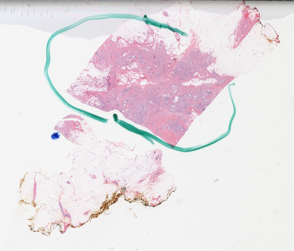
%> input picture HistoQC/histoqc/data/models/pen_markings_he/pen_green.png, 294 x 251 px
$ octave --eval "result = getTissueArea(imread('../HistoQC/histoqc/data/models/pen_markings_he/pen_green.png'));"   (GNU Octave 9; MATLAB toolbox functions it lacks are replaced by stand-ins)
%> lines starting %> are read from the running program, lines starting %| are printed output that depends on the picture; in (x1, y1, x2, y2) boxes, pixels count from 0 and x2, y2 are one past the last pixel; in counts of white or black regions, pixels touching at a corner belong together; the program's own positions count from 1
function a = getTissueArea( I )
%GETTISSUEAREA Summary of this function goes here
%   Detailed explanation goes here

J=rgb2gray(I);
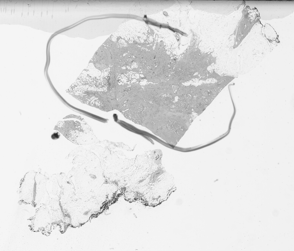
%> J: size 251x294 uint8; min 33, max 249, mean 227.4
%bw=im2bw(J,graythresh(J));
bw=~(J>220);
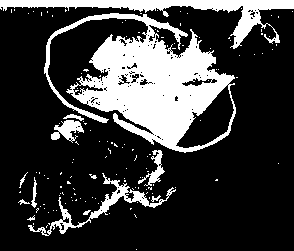
%> bw: size 251x294 logical; 23.5% white; 140 white regions (127 under 20 px), largest, box (x1, y1, x2, y2) and area: (44, 13, 236, 153) 11767, (0, 0, 294, 49) 3157, (28, 173, 176, 236) 1145
bw = bwareaopen(bw, 1000);
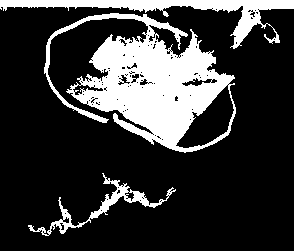
%> bw: size 251x294 logical; 21.8% white; 3 white regions, box (x1, y1, x2, y2) and area: (44, 13, 236, 153) 11767, (0, 0, 294, 49) 3157, (28, 173, 176, 236) 1145
bw = bwareaopen(~bw, 100);
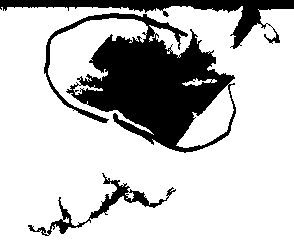
%> bw: size 251x294 logical; 77.7% white; 3 black regions, box (x1, y1, x2, y2) and area: (44, 13, 236, 153) 12067, (0, 0, 294, 49) 3188, (28, 173, 176, 236) 1181
bw = ~bw;
%imshow(bw);
a=sum(sum(bw));
%> a = 16436

end

$ run again, on HistoQC/histoqc/data/models/pen_markings_he/pen_red.png
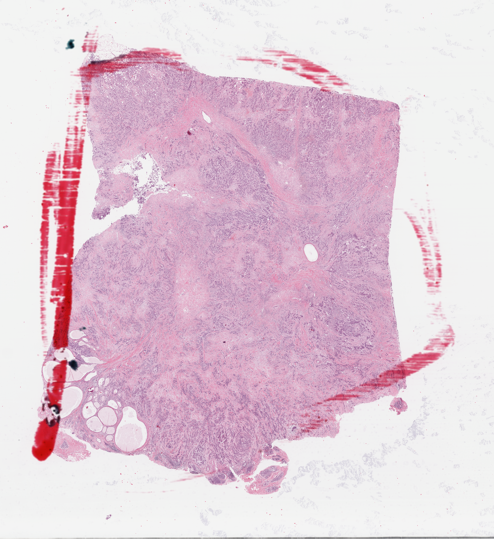
%> input picture HistoQC/histoqc/data/models/pen_markings_he/pen_red.png, 494 x 539 px
%> in getTissueArea, `bw=~(J>220);`:
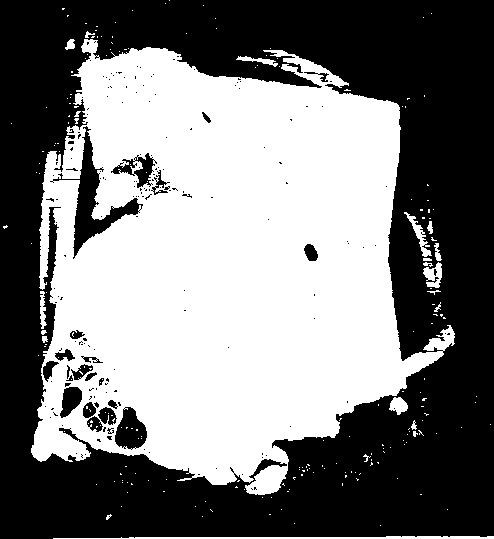
%> bw: size 539x494 logical; 48.4% white; 215 white regions (194 under 20 px), largest, box (x1, y1, x2, y2) and area: (31, 39, 455, 495) 125957, (53, 536, 494, 539) 900, (404, 212, 432, 257) 301
%> in getTissueArea, `bw = bwareaopen(~bw, 100);`:
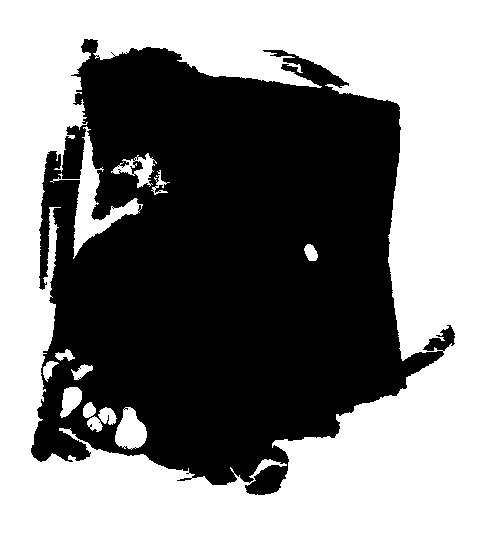
%> bw: size 539x494 logical; 52.3% white; 1 black region, box (x1, y1, x2, y2) and area: (31, 39, 455, 495) 126885
%> a = 126885
